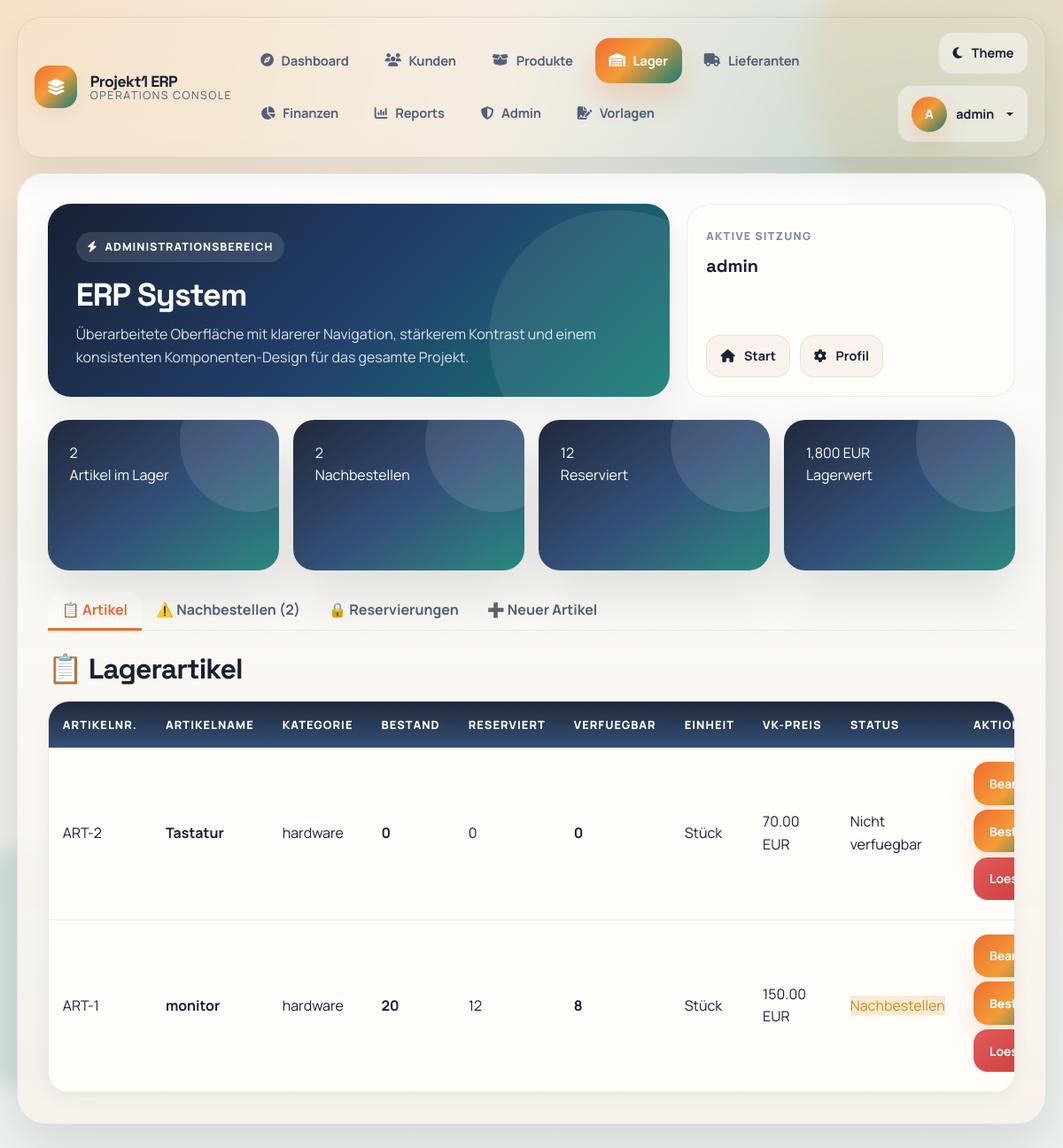
Before: /lagerverwaltung.php (signed in) with the older database file.
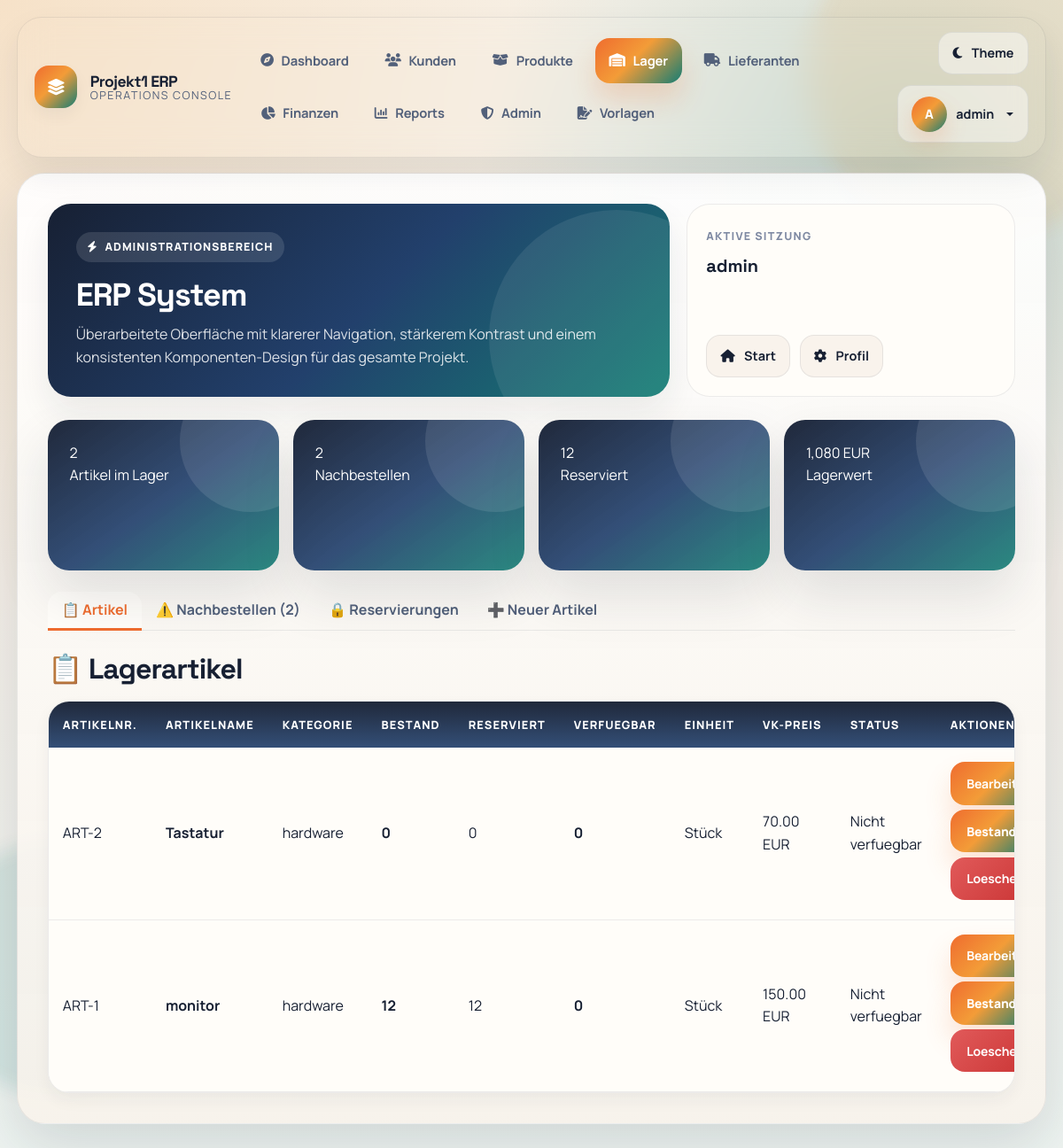
After: the same page with the newer database file.
### tables this page shows
CREATE TABLE lagerartikel (
        id INTEGER PRIMARY KEY AUTOINCREMENT,
        artikelnummer TEXT UNIQUE NOT NULL,
        artikelname TEXT NOT NULL,
        modellnummer TEXT,
        barcode TEXT,
        beschreibung TEXT,
        kategorie TEXT,
        einheit TEXT DEFAULT 'Stück',
        bestand REAL DEFAULT 0,
        reserviert REAL DEFAULT 0,
        mindestbestand REAL DEFAULT 0,
        lagerort TEXT,
        einkaufspreis REAL DEFAULT 0,
        verkaufspreis REAL DEFAULT 0,
        erstellt_am DATETIME DEFAULT CURRENT_TIMESTAMP
    );

### lagerverwaltung.php (the view, shortened to what the changed rows need)
<?php
require_once 'db_connection.php';
try {
    try {
        $PDO->exec("DROP TABLE IF EXISTS lagerartikel_old");
        $PDO->exec("ALTER TABLE lagerartikel RENAME TO lagerartikel_old");
    } catch (Exception $e) {}
    $PDO->exec("CREATE TABLE IF NOT EXISTS lagerartikel (
        id INTEGER PRIMARY KEY AUTOINCREMENT,
        artikelnummer TEXT UNIQUE NOT NULL,
        artikelname TEXT NOT NULL,
        modellnummer TEXT,
        barcode TEXT,
        beschreibung TEXT,
        kategorie TEXT,
        einheit TEXT DEFAULT 'Stück',
        bestand REAL DEFAULT 0,
        reserviert REAL DEFAULT 0,
        mindestbestand REAL DEFAULT 0,
        lagerort TEXT,
        einkaufspreis REAL DEFAULT 0,
        verkaufspreis REAL DEFAULT 0,
        erstellt_am DATETIME DEFAULT CURRENT_TIMESTAMP
    )");
    $PDO->exec("CREATE TABLE IF NOT EXISTS lager_reservierungen (
        id INTEGER PRIMARY KEY AUTOINCREMENT,
        artikel_id INTEGER NOT NULL,
        menge REAL NOT NULL,
        reserviert_fuer TEXT NOT NULL,
        angebot_id INTEGER,
        status TEXT DEFAULT 'reserviert',
        erstellt_am DATETIME DEFAULT CURRENT_TIMESTAMP
    )");
} catch (Exception $e) {}
$active_tab = $_GET['tab'] ?? 'artikel';
$stmt = $PDO->query("SELECT *, (bestand - reserviert) as verfuegbar FROM lagerartikel ORDER BY artikelname");
$artikel = $stmt->fetchAll();
$stmt = $PDO->query("SELECT SUM(bestand * einkaufspreis) as wert FROM lagerartikel");
$lagerwert = $stmt->fetch()['wert'] ?? 0;
?>
<?php $page_title = 'ERP System'; include 'includes/header.php'; ?>
<div class="stats-grid">
    <div class="stat-card">
        <div class="stat-value"><?= number_format($lagerwert, 0) ?> EUR</div>
        <div>Lagerwert</div>
    </div>
</div>
<?php if ($active_tab === 'artikel'): ?>
<div id="artikel">
    <h2>📋 Lagerartikel</h2>
    <div class="modern-table">
    <table class="table table-hover">
        <thead>
            <tr>
                <th>Artikelnr.</th>
                <th>Artikelname</th>
                <th>Kategorie</th>
                <th>Bestand</th>
                <th>Reserviert</th>
                <th>Verfuegbar</th>
                <th>Einheit</th>
                <th>VK-Preis</th>
                <th>Status</th>
                <th>Aktionen</th>
            </tr>
        </thead>
        <tbody>
            <?php foreach ($artikel as $art):
                $verfuegbar = $art['bestand'] - $art['reserviert'];
            ?>
            <tr>
                <td><?= htmlspecialchars($art['artikelnummer']) ?></td>
                <td><strong><?= htmlspecialchars($art['artikelname']) ?></strong></td>
                <td><?= htmlspecialchars($art['kategorie']) ?></td>
                <td><strong><?= number_format($art['bestand'], 0) ?></strong></td>
                <td><?= number_format($art['reserviert'], 0) ?></td>
                <td><strong><?= number_format($verfuegbar, 0) ?></strong></td>
                <td><?= htmlspecialchars($art['einheit']) ?></td>
                <td><?= number_format($art['verkaufspreis'], 2) ?> EUR</td>
                <td>
                    <?php if ($verfuegbar <= 0): ?>
                        <span class="badge-danger">Nicht verfuegbar</span>
                    <?php elseif ($verfuegbar <= $art['mindestbestand']): ?>
                        <span class="badge-warning">Nachbestellen</span>
                    <?php else: ?>
                        <span class="badge-success">Verfuegbar</span>
                    <?php endif; ?>
                </td>
                <td>
                    <a href="?edit=<?= $art['id'] ?>&tab=neuerartikel" class="btn btn-sm btn-primary">Bearbeiten</a>
                    <button class="btn btn-sm btn-success" onclick="updateBestand(<?= $art['id'] ?>, '<?= htmlspecialchars($art['artikelname']) ?>', <?= $art['bestand'] ?>)">Bestand</button>
                    <a href="?delete=<?= $art['id'] ?>" class="btn btn-sm btn-danger" onclick="return confirm('Artikel wirklich loeschen?')">Loeschen</a>
                </td>
            </tr>
            <?php endforeach; ?>
        </tbody>
    </table>
    </div>
</div>
<?php endif; ?>
<?php include 'includes/footer.php'; ?>

Changed rows visible on the page:
changed lagerartikel "ART-1": bestand "20" → "12"; verfuegbar "8" → "0"; bestand "Nachbestellen" → "Nicht verfuegbar"
Other visible differences:
$lagerwert: "1,800" → "1,080"
